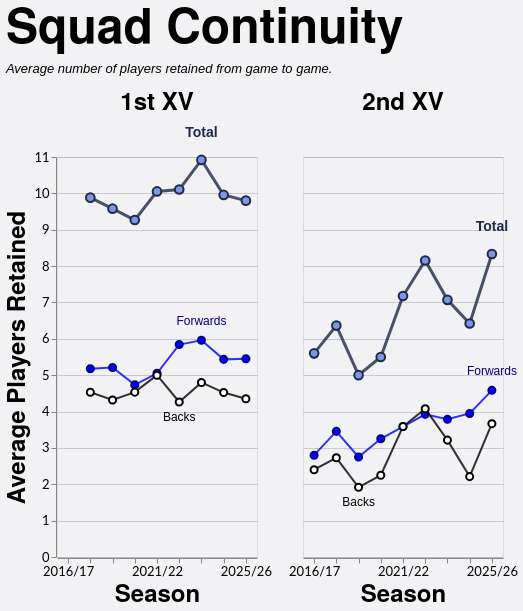

Express this chart as Vega-Lite.
### Vega-Lite specification from a JSON file in a GitHub repository (floating-point values rounded to 4 significant figures)
{"config": {"axis": {"labelFont": "Lato, sans-serif", "titleFont": "PT Sans Narrow, Helvetica Neue, Helvetica, Arial, sans-serif", "labelFontSize": 13, "titleFontSize": 24, "gridColor": "#202947", "gridOpacity": 0.2}, "header": {"labelFont": "PT Sans Narrow, Helvetica Neue, Helvetica, Arial, sans-serif", "titleFont": "PT Sans Narrow, Helvetica Neue, Helvetica, Arial, sans-serif", "labelFontSize": 24, "titleFontSize": 28, "labelFontWeight": "bold", "orient": "left"}, "legend": {"labelFont": "Lato, sans-serif", "titleFont": "PT Sans Narrow, Helvetica Neue, Helvetica, Arial, sans-serif", "labelFontSize": 14, "titleFontSize": 16, "titlePadding": 5, "fillColor": "white", "strokeColor": "black", "padding": 10, "titleFontWeight": "lighter", "titleFontStyle": "italic", "titleColor": "gray", "offset": 10}, "title": {"font": "PT Sans Narrow, Helvetica Neue, Helvetica, Arial, sans-serif", "fontSize": 48, "fontWeight": "bold", "anchor": "start", "align": "center", "titlePadding": 20, "subtitlePadding": 10, "subtitleFontSize": 13, "subtitleColor": "", "subtitleFontStyle": "italic", "offset": 15, "color": "black"}, "axisX": {"labelAngle": 0}, "facet": {"title": null, "header": null, "align": {"row": "each", "column": "each"}}, "resolve": {"scale": {"y": "independent", "facet": "independent"}}, "background": "#f2f1f4", "scale": {"offsetBandPaddingOuter": 0.2, "offsetBandPaddingInner": 0.1}}, "data": {"name": "data-3ffd1334109158dd02573ef05d146832"}, "facet": {"column": {"field": "squad", "header": {"labelExpr": "datum.value + ' XV'", "labelFontSize": 24}, "sort": ["1st", "2nd"], "title": null, "type": "nominal"}}, "spec": {"layer": [{"mark": {"type": "line", "color": "#202946", "opacity": 0.8, "point": {"filled": true, "color": "#7d96e8", "stroke": "#202946", "size": 75, "strokeWidth": 2}, "strokeWidth": 3}, "encoding": {"detail": [{"field": "unit", "type": "nominal"}], "tooltip": [{"field": "season", "title": "Season", "type": "ordinal"}, {"field": "squad", "title": "Squad", "type": "nominal"}, {"field": "unit", "title": "Unit", "type": "nominal"}, {"field": "retained", "format": ".1f", "title": "Avg Retained", "type": "quantitative"}], "x": {"axis": {"labelAngle": 0, "labelOverlap": "parity"}, "field": "season", "sort": "ascending", "title": "Season", "type": "ordinal"}, "y": {"axis": {"tickMinStep": 1}, "field": "retained", "scale": {"zero": true}, "title": "Average Players Retained", "type": "quantitative"}}, "transform": [{"filter": "(datum.unit === 'Total')"}]}, {"mark": {"type": "line", "color": "blue", "opacity": 0.8, "point": {"filled": true, "color": "blue", "stroke": "darkblue", "size": 50, "strokeWidth": 2}, "strokeWidth": 2}, "encoding": {"detail": [{"field": "unit", "type": "nominal"}], "tooltip": [{"field": "season", "title": "Season", "type": "ordinal"}, {"field": "squad", "title": "Squad", "type": "nominal"}, {"field": "unit", "title": "Unit", "type": "nominal"}, {"field": "retained", "format": ".1f", "title": "Avg Retained", "type": "quantitative"}], "x": {"axis": {"labelAngle": 0, "labelOverlap": "parity"}, "field": "season", "sort": "ascending", "title": "Season", "type": "ordinal"}, "y": {"axis": {"tickMinStep": 1}, "field": "retained", "scale": {"zero": true}, "title": "Average Players Retained", "type": "quantitative"}}, "transform": [{"filter": "(datum.unit === 'Forwards')"}]}, {"mark": {"type": "line", "color": "black", "opacity": 0.8, "point": {"filled": true, "color": "white", "stroke": "black", "size": 50, "strokeWidth": 2}, "strokeWidth": 2}, "encoding": {"detail": [{"field": "unit", "type": "nominal"}], "tooltip": [{"field": "season", "title": "Season", "type": "ordinal"}, {"field": "squad", "title": "Squad", "type": "nominal"}, {"field": "unit", "title": "Unit", "type": "nominal"}, {"field": "retained", "format": ".1f", "title": "Avg Retained", "type": "quantitative"}], "x": {"axis": {"labelAngle": 0, "labelOverlap": "parity"}, "field": "season", "sort": "ascending", "title": "Season", "type": "ordinal"}, "y": {"axis": {"tickMinStep": 1}, "field": "retained", "scale": {"zero": true}, "title": "Average Players Retained", "type": "quantitative"}}, "transform": [{"filter": "(datum.unit === 'Backs')"}]}, {"mark": {"type": "text", "align": "center", "baseline": "bottom", "color": "#202946", "dx": 0, "dy": -20, "fontSize": 14, "fontWeight": "bold"}, "encoding": {"detail": [{"field": "unit", "type": "nominal"}], "text": {"value": "Total"}, "tooltip": [{"field": "season", "title": "Season", "type": "ordinal"}, {"field": "squad", "title": "Squad", "type": "nominal"}, {"field": "unit", "title": "Unit", "type": "nominal"}, {"field": "retained", "format": ".1f", "title": "Avg Retained", "type": "quantitative"}], "x": {"field": "season", "type": "ordinal"}, "y": {"field": "retained", "type": "quantitative"}}, "transform": [{"filter": "(datum.unit === 'Total')"}, {"calculate": "toNumber(split(datum.season, '/')[0])", "as": "season_order"}, {"joinaggregate": [{"op": "max", "field": "retained", "as": "max_value"}, {"op": "min", "field": "retained", "as": "min_value"}], "groupby": ["squad"]}, {"filter": "datum.retained > 0"}, {"filter": "datum.retained == datum.max_value"}, {"window": [{"op": "row_number", "field": "", "as": "rank"}], "groupby": ["squad"], "sort": [{"field": "season_order", "order": "descending"}]}, {"filter": "datum.rank == 1"}]}, {"mark": {"type": "text", "align": "center", "baseline": "bottom", "color": "darkblue", "dx": 0, "dy": -12, "fontSize": 12, "fontWeight": "normal"}, "encoding": {"detail": [{"field": "unit", "type": "nominal"}], "text": {"value": "Forwards"}, "tooltip": [{"field": "season", "title": "Season", "type": "ordinal"}, {"field": "squad", "title": "Squad", "type": "nominal"}, {"field": "unit", "title": "Unit", "type": "nominal"}, {"field": "retained", "format": ".1f", "title": "Avg Retained", "type": "quantitative"}], "x": {"field": "season", "type": "ordinal"}, "y": {"field": "retained", "type": "quantitative"}}, "transform": [{"filter": "(datum.unit === 'Forwards')"}, {"calculate": "toNumber(split(datum.season, '/')[0])", "as": "season_order"}, {"joinaggregate": [{"op": "max", "field": "retained", "as": "max_value"}, {"op": "min", "field": "retained", "as": "min_value"}], "groupby": ["squad"]}, {"filter": "datum.retained > 0"}, {"filter": "datum.retained == datum.max_value"}, {"window": [{"op": "row_number", "field": "", "as": "rank"}], "groupby": ["squad"], "sort": [{"field": "season_order", "order": "descending"}]}, {"filter": "datum.rank == 1"}]}, {"mark": {"type": "text", "align": "center", "baseline": "top", "color": "black", "dx": 0, "dy": 10, "fontSize": 12, "fontWeight": "normal"}, "encoding": {"detail": [{"field": "unit", "type": "nominal"}], "text": {"value": "Backs"}, "tooltip": [{"field": "season", "title": "Season", "type": "ordinal"}, {"field": "squad", "title": "Squad", "type": "nominal"}, {"field": "unit", "title": "Unit", "type": "nominal"}, {"field": "retained", "format": ".1f", "title": "Avg Retained", "type": "quantitative"}], "x": {"field": "season", "type": "ordinal"}, "y": {"field": "retained", "type": "quantitative"}}, "transform": [{"filter": "(datum.unit === 'Backs')"}, {"calculate": "toNumber(split(datum.season, '/')[0])", "as": "season_order"}, {"joinaggregate": [{"op": "max", "field": "retained", "as": "max_value"}, {"op": "min", "field": "retained", "as": "min_value"}], "groupby": ["squad"]}, {"filter": "datum.retained > 0"}, {"filter": "datum.retained == datum.min_value"}, {"window": [{"op": "row_number", "field": "", "as": "rank"}], "groupby": ["squad"], "sort": [{"field": "season_order", "order": "descending"}]}, {"filter": "datum.rank == 1"}]}], "height": 400, "width": 200}, "spacing": 30, "title": {"text": "Squad Continuity", "subtitle": ["Average number of players retained from game to game."]}, "$schema": "https://vega.github.io/schema/vega-lite/v5.20.1.json", "datasets": {"data-3ffd1334109158dd02573ef05d146832": [{"season": "2017/18", "squad": "1st", "unit": "Total", "retained": 9.882}, {"season": "2017/18", "squad": "1st", "unit": "Forwards", "retained": 5.176}, {"season": "2017/18", "squad": "1st", "unit": "Backs", "retained": 4.529}, {"season": "2018/19", "squad": "1st", "unit": "Total", "retained": 9.579}, {"season": "2018/19", "squad": "1st", "unit": "Forwards", "retained": 5.211}, {"season": "2018/19", "squad": "1st", "unit": "Backs", "retained": 4.316}, {"season": "2019/20", "squad": "1st", "unit": "Total", "retained": 9.267}, {"season": "2019/20", "squad": "1st", "unit": "Forwards", "retained": 4.733}, {"season": "2019/20", "squad": "1st", "unit": "Backs", "retained": 4.533}, {"season": "2021/22", "squad": "1st", "unit": "Total", "retained": 10.05}, {"season": "2021/22", "squad": "1st", "unit": "Forwards", "retained": 5.053}, {"season": "2021/22", "squad": "1st", "unit": "Backs", "retained": 5.0}, {"season": "2022/23", "squad": "1st", "unit": "Total", "retained": 10.11}, {"season": "2022/23", "squad": "1st", "unit": "Forwards", "retained": 5.842}, {"season": "2022/23", "squad": "1st", "unit": "Backs", "retained": 4.263}, {"season": "2023/24", "squad": "1st", "unit": "Total", "retained": 10.92}, {"season": "2023/24", "squad": "1st", "unit": "Forwards", "retained": 5.96}, {"season": "2023/24", "squad": "1st", "unit": "Backs", "retained": 4.8}, {"season": "2024/25", "squad": "1st", "unit": "Total", "retained": 9.957}, {"season": "2024/25", "squad": "1st", "unit": "Forwards", "retained": 5.435}, {"season": "2024/25", "squad": "1st", "unit": "Backs", "retained": 4.522}, {"season": "2025/26", "squad": "1st", "unit": "Total", "retained": 9.8}, {"season": "2025/26", "squad": "1st", "unit": "Forwards", "retained": 5.45}, {"season": "2025/26", "squad": "1st", "unit": "Backs", "retained": 4.35}, {"season": "2016/17", "squad": "2nd", "unit": "Total", "retained": 5.6}, {"season": "2016/17", "squad": "2nd", "unit": "Forwards", "retained": 2.8}, {"season": "2016/17", "squad": "2nd", "unit": "Backs", "retained": 2.4}, {"season": "2017/18", "squad": "2nd", "unit": "Total", "retained": 6.364}, {"season": "2017/18", "squad": "2nd", "unit": "Forwards", "retained": 3.455}, {"season": "2017/18", "squad": "2nd", "unit": "Backs", "retained": 2.727}, {"season": "2018/19", "squad": "2nd", "unit": "Total", "retained": 5.0}, {"season": "2018/19", "squad": "2nd", "unit": "Forwards", "retained": 2.75}, {"season": "2018/19", "squad": "2nd", "unit": "Backs", "retained": 1.917}, {"season": "2019/20", "squad": "2nd", "unit": "Total", "retained": 5.5}, {"season": "2019/20", "squad": "2nd", "unit": "Forwards", "retained": 3.25}, {"season": "2019/20", "squad": "2nd", "unit": "Backs", "retained": 2.25}, {"season": "2021/22", "squad": "2nd", "unit": "Total", "retained": 7.176}, {"season": "2021/22", "squad": "2nd", "unit": "Forwards", "retained": 3.588}, {"season": "2021/22", "squad": "2nd", "unit": "Backs", "retained": 3.588}, {"season": "2022/23", "squad": "2nd", "unit": "Total", "retained": 8.154}, {"season": "2022/23", "squad": "2nd", "unit": "Forwards", "retained": 3.923}, {"season": "2022/23", "squad": "2nd", "unit": "Backs", "retained": 4.077}, {"season": "2023/24", "squad": "2nd", "unit": "Total", "retained": 7.071}, {"season": "2023/24", "squad": "2nd", "unit": "Forwards", "retained": 3.786}, {"season": "2023/24", "squad": "2nd", "unit": "Backs", "retained": 3.214}, {"season": "2024/25", "squad": "2nd", "unit": "Total", "retained": 6.421}, {"season": "2024/25", "squad": "2nd", "unit": "Forwards", "retained": 3.947}, {"season": "2024/25", "squad": "2nd", "unit": "Backs", "retained": 2.211}, {"season": "2025/26", "squad": "2nd", "unit": "Total", "retained": 8.333}, {"season": "2025/26", "squad": "2nd", "unit": "Forwards", "retained": 4.583}, {"season": "2025/26", "squad": "2nd", "unit": "Backs", "retained": 3.667}]}}
